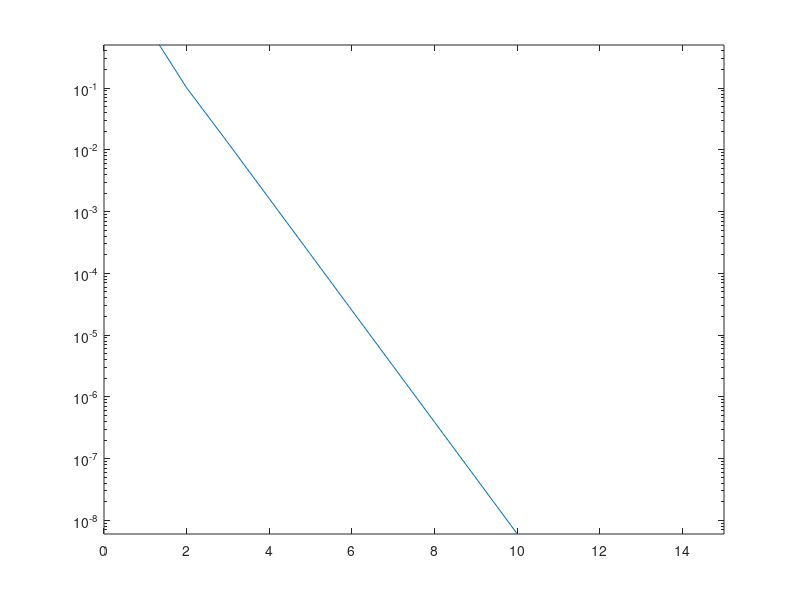

Reproduce this figure in MATLAB.
close all
clear
clc
%% Gauss-seidel
% This script solves an (nxn) system of linear equations
% using the "Gauss-Seidel" method.

% Example problem (Diagonally-Dominant Tridiagonal System):
% 4x_1 -  x_2        = 100
% -x_1 + 4x_2 -  x_3 = 200
%      -  x_2 + 4x_3 = 100

% System definition
n = 3;
A = [ .6536 .0575  .0095 ; ...     
    .2411  .8725 .1062 ; ...     
    .0004 .1986  .2331 ];
b = [ .5691; ...      
    .4626; ...      
    .2146];%
% Initial guess
x = zeros(n,1);

% old and new solutions
x_old = x;
x_new = x_old;

% Residual vector
R = zeros(n,1);

% GS loop
numItr = 0;
% iterative loop
Error = 10;
epsilon = 1e-8;
k = 1;
while (Error > epsilon)
    
    % loop over equations
    for i = 1:n
    
        % calculate summation term number 1
        % Sum_{j = 1:i-1} a_ij * x_j^(k+1)
        sum1 = 0.0;
        for j = 1:i-1
           sum1 = sum1 + A(i,j)*x_new(j);
        end
        
        % calculate summation term number 2
        % Sum_{j = i:n} a_ij * x_j^(k)
        sum2 = 0.0;
        for j = i:n
           sum2 = sum2 + A(i,j)*x_old(j);
        end
        
        % calculate residual term
        % R_i = (1/a_ii)*(b_i - sum1 - sum2)
        R(i) = (1/A(i,i))*(b(i) - sum1 - sum2);
        
        % update solution
        % x^(k+1) = x^(k) + R^(k,k+1)
        x_new(i) = x_old(i) + R(i);
    end
    
    % print new solution & current residual
    fprintf('Iter %2d: x(1)= %f, x(2)= %f, x(3)= %f, R = (%10.6f,%10.6f,%10.6f) -> norm(R)= %e \n',...
             k,x_new(1),x_new(2),x_new(3),...
             R(1),R(2),R(3),norm(R));
         
    % calculate error
    Error(k) = norm(R);
    numItr(k) = k;
    
    % increment iterator
    k = k + 1;
    
    % swap solutions for the next iteration
    x_old = x_new;
end
semilogy(numItr,Error)
xlim([0 15])
ylim([0 .5])
numItr = k
